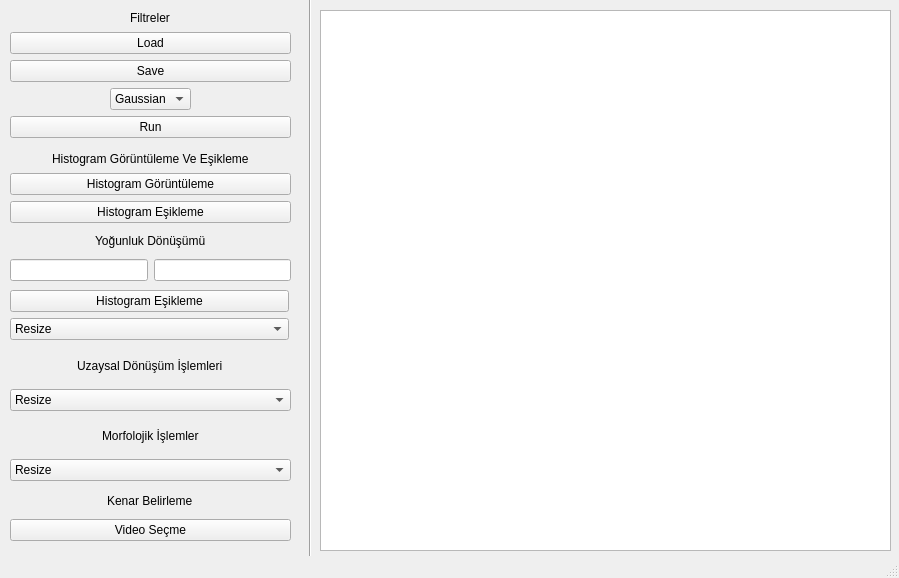
<?xml version="1.0" encoding="UTF-8"?>
<ui version="4.0">
 <class>MainWindow</class>
 <widget class="QMainWindow" name="MainWindow">
  <property name="geometry">
   <rect>
    <x>0</x>
    <y>0</y>
    <width>899</width>
    <height>578</height>
   </rect>
  </property>
  <property name="windowTitle">
   <string>MainWindow</string>
  </property>
  <widget class="QWidget" name="centralwidget">
   <widget class="QWidget" name="gridLayoutWidget">
    <property name="geometry">
     <rect>
      <x>10</x>
      <y>10</y>
      <width>281</width>
      <height>128</height>
     </rect>
    </property>
    <layout class="QGridLayout" name="gridLayout">
     <item row="1" column="0">
      <widget class="QPushButton" name="load">
       <property name="text">
        <string>Load</string>
       </property>
      </widget>
     </item>
     <item row="2" column="0">
      <widget class="QPushButton" name="save">
       <property name="text">
        <string>Save</string>
       </property>
      </widget>
     </item>
     <item row="3" column="0" alignment="Qt::AlignHCenter|Qt::AlignVCenter">
      <widget class="QComboBox" name="comboBox">
       <item>
        <property name="text">
         <string>Gaussian</string>
        </property>
       </item>
       <item>
        <property name="text">
         <string>Hessian</string>
        </property>
       </item>
       <item>
        <property name="text">
         <string>İnverse</string>
        </property>
       </item>
       <item>
        <property name="text">
         <string>Laplace</string>
        </property>
       </item>
       <item>
        <property name="text">
         <string>Median</string>
        </property>
       </item>
       <item>
        <property name="text">
         <string>Otsu</string>
        </property>
       </item>
       <item>
        <property name="text">
         <string>Farid</string>
        </property>
       </item>
       <item>
        <property name="text">
         <string>Roberts</string>
        </property>
       </item>
       <item>
        <property name="text">
         <string>Sato</string>
        </property>
       </item>
       <item>
        <property name="text">
         <string>Sobel</string>
        </property>
       </item>
      </widget>
     </item>
     <item row="4" column="0">
      <widget class="QPushButton" name="filter">
       <property name="text">
        <string>Run</string>
       </property>
      </widget>
     </item>
     <item row="0" column="0" alignment="Qt::AlignHCenter|Qt::AlignVCenter">
      <widget class="QLabel" name="label">
       <property name="text">
        <string>Filtreler</string>
       </property>
      </widget>
     </item>
    </layout>
   </widget>
   <widget class="QWidget" name="gridLayoutWidget_2">
    <property name="geometry">
     <rect>
      <x>10</x>
      <y>150</y>
      <width>281</width>
      <height>73</height>
     </rect>
    </property>
    <layout class="QGridLayout" name="gridLayout_2">
     <item row="1" column="0">
      <widget class="QPushButton" name="goruntuleme">
       <property name="text">
        <string>Histogram Görüntüleme</string>
       </property>
      </widget>
     </item>
     <item row="2" column="0">
      <widget class="QPushButton" name="esitleme">
       <property name="text">
        <string>Histogram Eşikleme</string>
       </property>
      </widget>
     </item>
     <item row="0" column="0" alignment="Qt::AlignHCenter">
      <widget class="QLabel" name="label_2">
       <property name="text">
        <string>Histogram Görüntüleme Ve Eşikleme</string>
       </property>
      </widget>
     </item>
    </layout>
   </widget>
   <widget class="QWidget" name="gridLayoutWidget_3">
    <property name="geometry">
     <rect>
      <x>10</x>
      <y>230</y>
      <width>281</width>
      <height>51</height>
     </rect>
    </property>
    <layout class="QGridLayout" name="gridLayout_3">
     <item row="1" column="0">
      <layout class="QHBoxLayout" name="horizontalLayout">
       <item>
        <widget class="QLineEdit" name="lineEdit"/>
       </item>
       <item>
        <widget class="QLineEdit" name="lineEdit_2"/>
       </item>
      </layout>
     </item>
     <item row="0" column="0" alignment="Qt::AlignHCenter|Qt::AlignVCenter">
      <widget class="QLabel" name="label_3">
       <property name="text">
        <string>Yoğunluk Dönüşümü</string>
       </property>
      </widget>
     </item>
    </layout>
   </widget>
   <widget class="QWidget" name="gridLayoutWidget_5">
    <property name="geometry">
     <rect>
      <x>10</x>
      <y>350</y>
      <width>281</width>
      <height>61</height>
     </rect>
    </property>
    <layout class="QGridLayout" name="gridLayout_6">
     <item row="1" column="0">
      <widget class="QComboBox" name="comboBox_3">
       <item>
        <property name="text">
         <string>Resize</string>
        </property>
       </item>
       <item>
        <property name="text">
         <string>Rotate</string>
        </property>
       </item>
       <item>
        <property name="text">
         <string>Rescale</string>
        </property>
       </item>
       <item>
        <property name="text">
         <string>Swirl</string>
        </property>
       </item>
       <item>
        <property name="text">
         <string>Warp</string>
        </property>
       </item>
      </widget>
     </item>
     <item row="0" column="0" alignment="Qt::AlignHCenter|Qt::AlignVCenter">
      <widget class="QLabel" name="label_6">
       <property name="text">
        <string>Uzaysal Dönüşüm İşlemleri</string>
       </property>
      </widget>
     </item>
    </layout>
   </widget>
   <widget class="QGraphicsView" name="graphicsView">
    <property name="geometry">
     <rect>
      <x>320</x>
      <y>10</y>
      <width>571</width>
      <height>541</height>
     </rect>
    </property>
   </widget>
   <widget class="QWidget" name="gridLayoutWidget_6">
    <property name="geometry">
     <rect>
      <x>10</x>
      <y>490</y>
      <width>281</width>
      <height>51</height>
     </rect>
    </property>
    <layout class="QGridLayout" name="gridLayout_7">
     <item row="1" column="0">
      <widget class="QPushButton" name="pushButton">
       <property name="text">
        <string>Video Seçme</string>
       </property>
      </widget>
     </item>
     <item row="0" column="0" alignment="Qt::AlignHCenter|Qt::AlignVCenter">
      <widget class="QLabel" name="label_7">
       <property name="text">
        <string>Kenar Belirleme</string>
       </property>
      </widget>
     </item>
    </layout>
   </widget>
   <widget class="Line" name="line">
    <property name="geometry">
     <rect>
      <x>300</x>
      <y>-10</y>
      <width>20</width>
      <height>571</height>
     </rect>
    </property>
    <property name="orientation">
     <enum>Qt::Vertical</enum>
    </property>
   </widget>
   <widget class="QWidget" name="gridLayoutWidget_4">
    <property name="geometry">
     <rect>
      <x>10</x>
      <y>290</y>
      <width>279</width>
      <height>51</height>
     </rect>
    </property>
    <layout class="QGridLayout" name="gridLayout_5">
     <item row="1" column="0">
      <widget class="QComboBox" name="comboBox_2">
       <item>
        <property name="text">
         <string>Resize</string>
        </property>
       </item>
       <item>
        <property name="text">
         <string>Rotate</string>
        </property>
       </item>
       <item>
        <property name="text">
         <string>Rescale</string>
        </property>
       </item>
       <item>
        <property name="text">
         <string>Swirl</string>
        </property>
       </item>
       <item>
        <property name="text">
         <string>Warp</string>
        </property>
       </item>
      </widget>
     </item>
     <item row="0" column="0">
      <widget class="QPushButton" name="esitleme_2">
       <property name="text">
        <string>Histogram Eşikleme</string>
       </property>
      </widget>
     </item>
    </layout>
   </widget>
   <widget class="QWidget" name="gridLayoutWidget_7">
    <property name="geometry">
     <rect>
      <x>10</x>
      <y>420</y>
      <width>281</width>
      <height>61</height>
     </rect>
    </property>
    <layout class="QGridLayout" name="gridLayout_8">
     <item row="1" column="0">
      <widget class="QComboBox" name="comboBox_4">
       <item>
        <property name="text">
         <string>Resize</string>
        </property>
       </item>
       <item>
        <property name="text">
         <string>Rotate</string>
        </property>
       </item>
       <item>
        <property name="text">
         <string>Rescale</string>
        </property>
       </item>
       <item>
        <property name="text">
         <string>Swirl</string>
        </property>
       </item>
       <item>
        <property name="text">
         <string>Warp</string>
        </property>
       </item>
      </widget>
     </item>
     <item row="0" column="0" alignment="Qt::AlignHCenter|Qt::AlignVCenter">
      <widget class="QLabel" name="label_8">
       <property name="text">
        <string>Morfolojik İşlemler</string>
       </property>
      </widget>
     </item>
    </layout>
   </widget>
  </widget>
  <widget class="QStatusBar" name="statusbar"/>
 </widget>
 <resources/>
 <connections/>
</ui>
